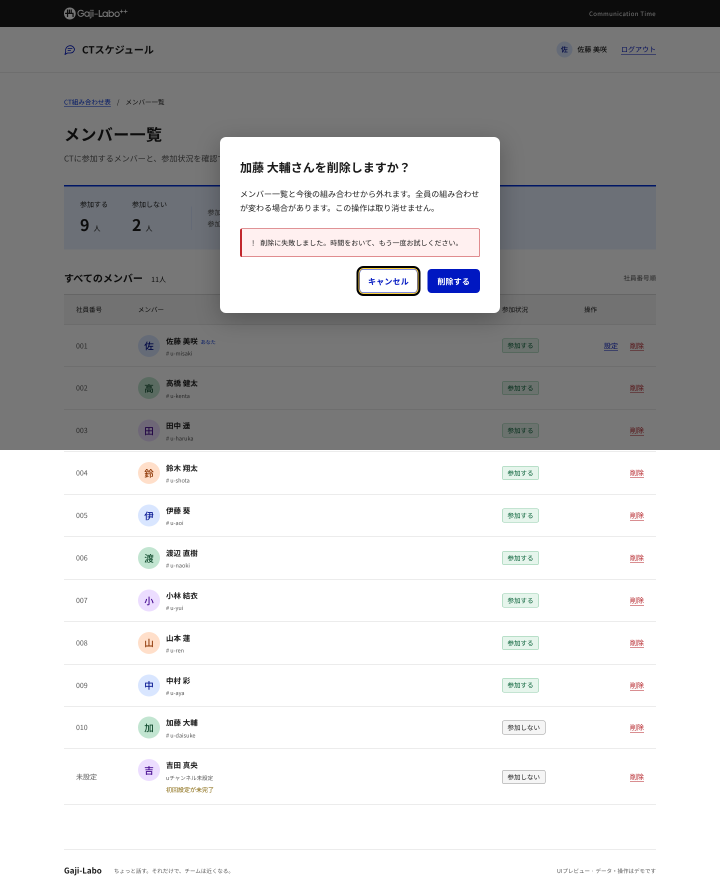
#> input picture primer-ct-schedule/screenshots/original/members-delete-error-1440.png, 1440 x 1783 px, found by its file name (shown at 1/2 size); its folder holds 4 pictures in this run
$ python compare.py
#> lines starting #> are read from the running program, lines starting #| are printed output that depends on the picture
"""screenshots/original と screenshots/primer を左右に並べた比較画像を screenshots/compare に出力する。"""
import os
from PIL import Image, ImageDraw

os.makedirs("screenshots/compare", exist_ok=True)
for f in sorted(os.listdir("screenshots/primer")):
    a = Image.open(f"screenshots/original/{f}")
#> a is the input picture: PIL image 1440x1783 RGB; mean R, G, B 189.9, 189.9, 190.5
    b = Image.open(f"screenshots/primer/{f}")
    gap = 24
    w, h = a.width + b.width + gap, max(a.height, b.height) + 40
#> w = 2904; h = 1823
    c = Image.new("RGB", (w, h), "white")
#> c: PIL image 2904x1823 RGB; every value is 255
    d = ImageDraw.Draw(c)
    d.text((8, 12), "original (DADS)", fill="black")
    d.text((a.width + gap + 8, 12), "Primer", fill="black")
    c.paste(a, (0, 40))
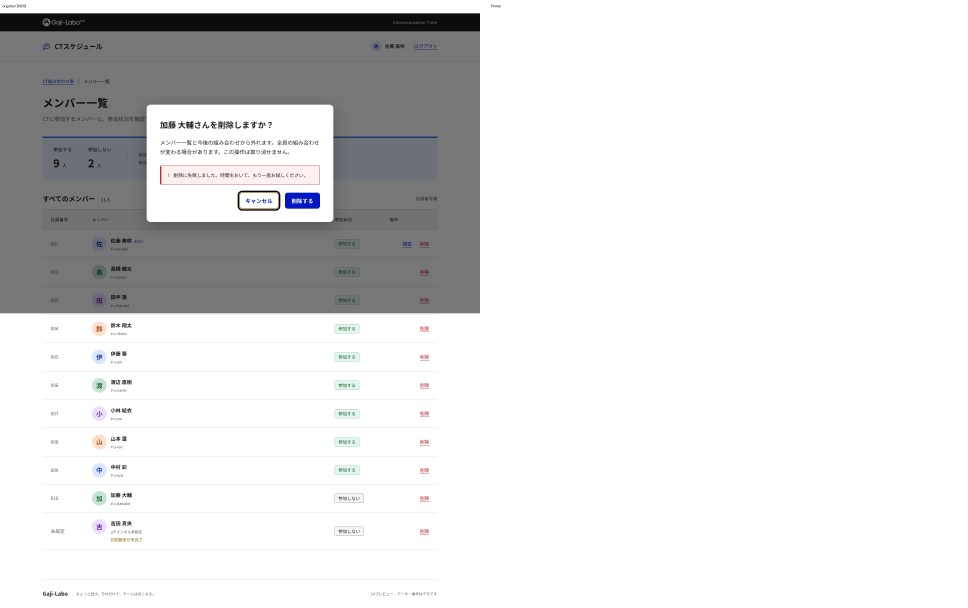
#> c: PIL image 2904x1823 RGB (shown at 1/3 size); mean R, G, B 223.4, 223.4, 223.7
    c.paste(b, (a.width + gap, 40))
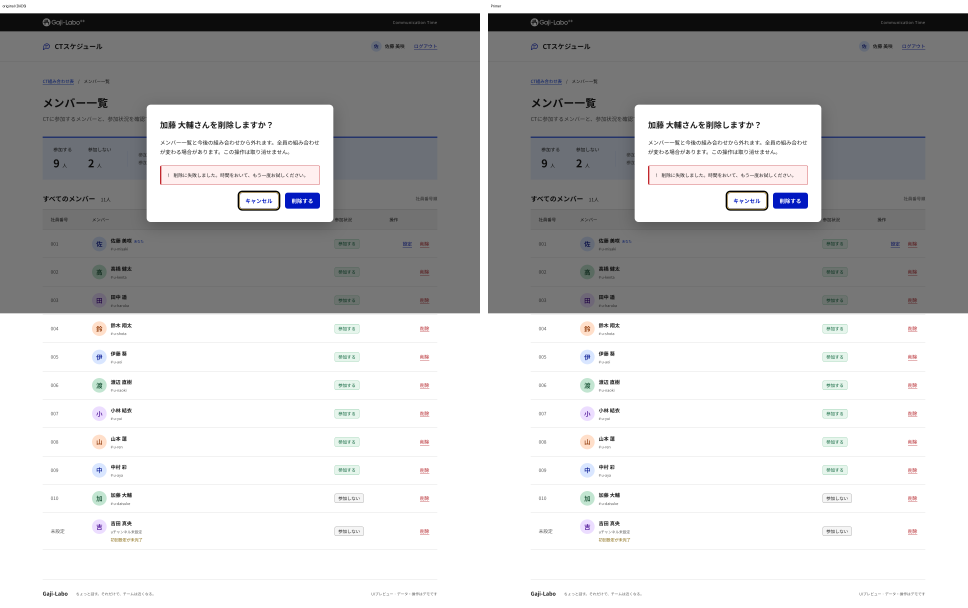
#> c: PIL image 2904x1823 RGB (shown at 1/3 size); mean R, G, B 191.8, 191.9, 192.4
    if "1440" in f:
        c = c.resize((w // 2, h // 2))
#> c: PIL image 1452x911 RGB
    c.save(f"screenshots/compare/{f}", optimize=True)

$ run again, on primer-ct-schedule/screenshots/original/schedule-holiday-1440.png
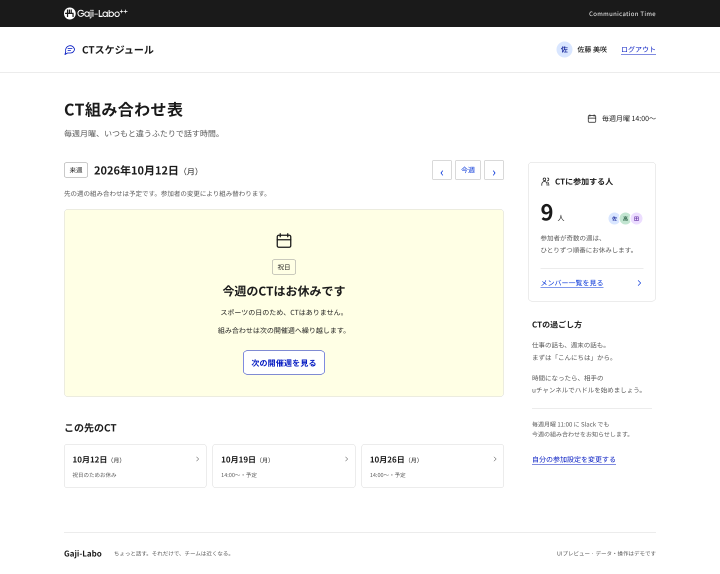
#> input picture primer-ct-schedule/screenshots/original/schedule-holiday-1440.png, 1440 x 1148 px, found by its file name (shown at 1/2 size)
#> a is the input picture: PIL image 1440x1148 RGB; mean R, G, B 241, 241.1, 236.5
#> `c.paste(b, (a.width + gap, 40))`:
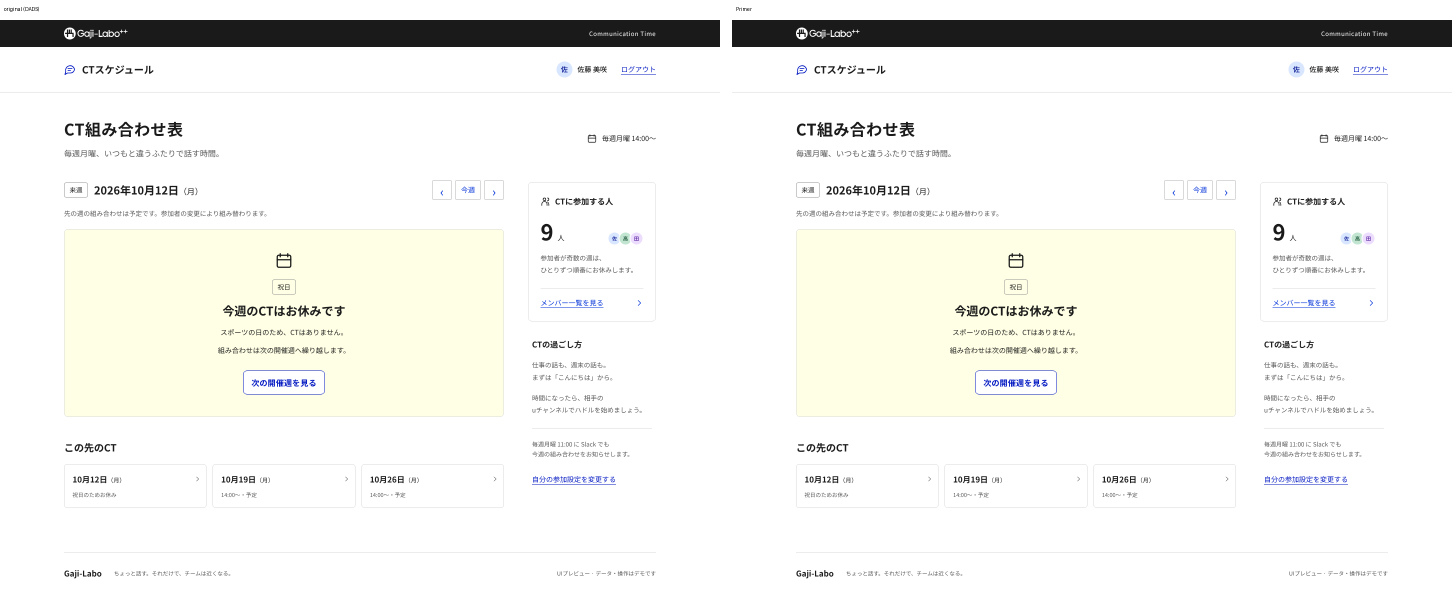
#> c: PIL image 2904x1188 RGB (shown at 1/2 size); mean R, G, B 241.6, 241.7, 237.2
#> `c = c.resize((w // 2, h // 2))`:
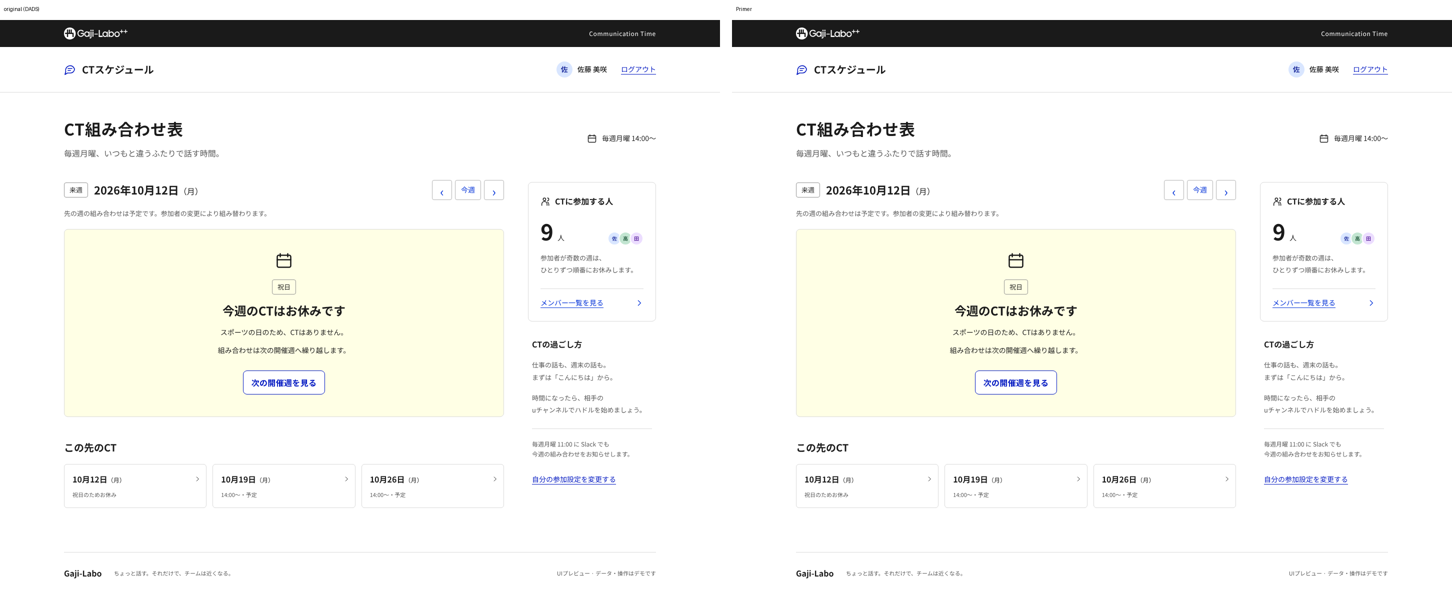
#> c: PIL image 1452x594 RGB; mean R, G, B 241.5, 241.6, 237.1

$ run again, on primer-ct-schedule/screenshots/original/schedule-loading-1440.png
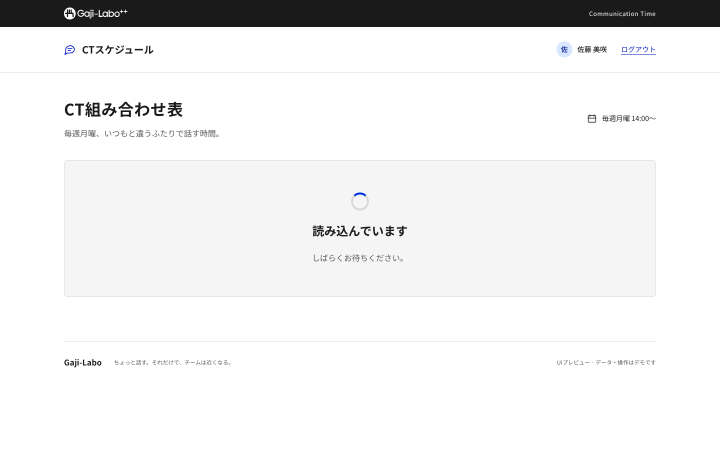
#> input picture primer-ct-schedule/screenshots/original/schedule-loading-1440.png, 1440 x 900 px, found by its file name (shown at 1/2 size)
#> a is the input picture: PIL image 1440x900 RGB; mean R, G, B 237.4, 237.4, 237.4
#> `c.paste(b, (a.width + gap, 40))`:
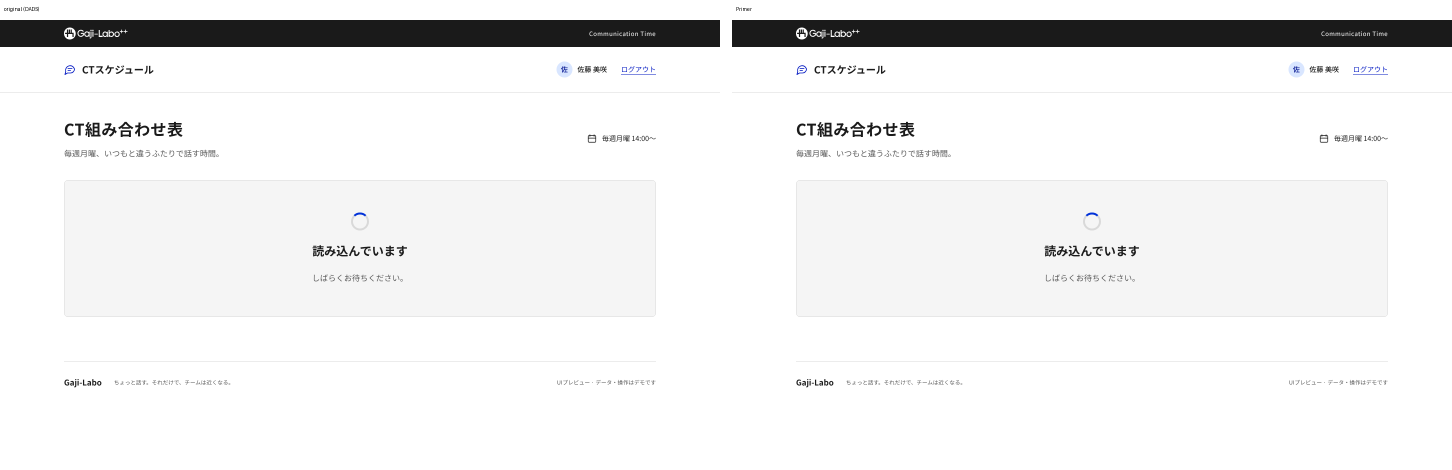
#> c: PIL image 2904x940 RGB (shown at 1/2 size); mean R, G, B 238.2, 238.2, 238.3
#> `c = c.resize((w // 2, h // 2))`:
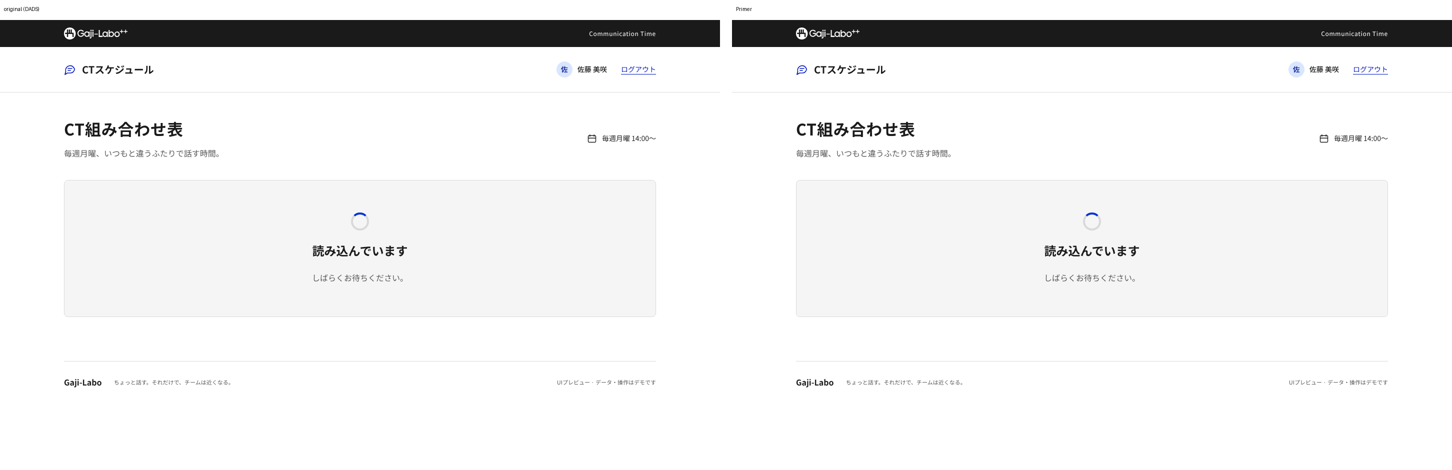
#> c: PIL image 1452x470 RGB; mean R, G, B 238.2, 238.2, 238.3
